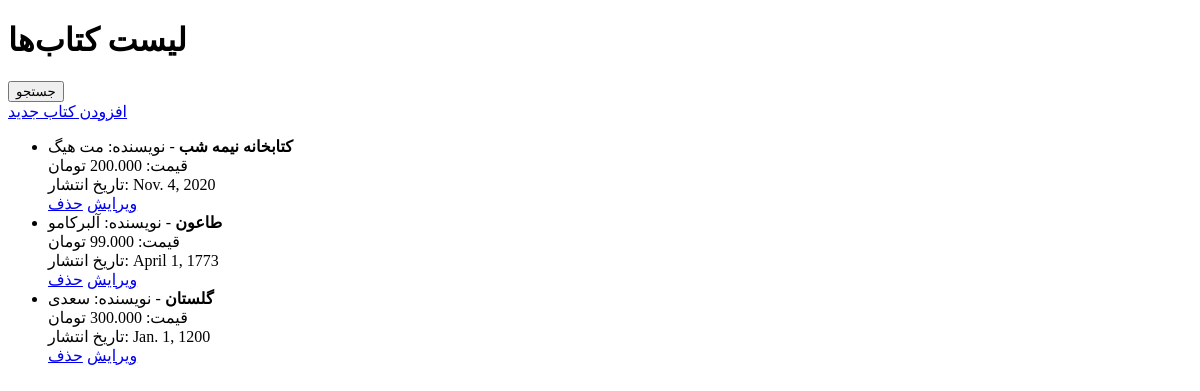
Before: / with the older database file.
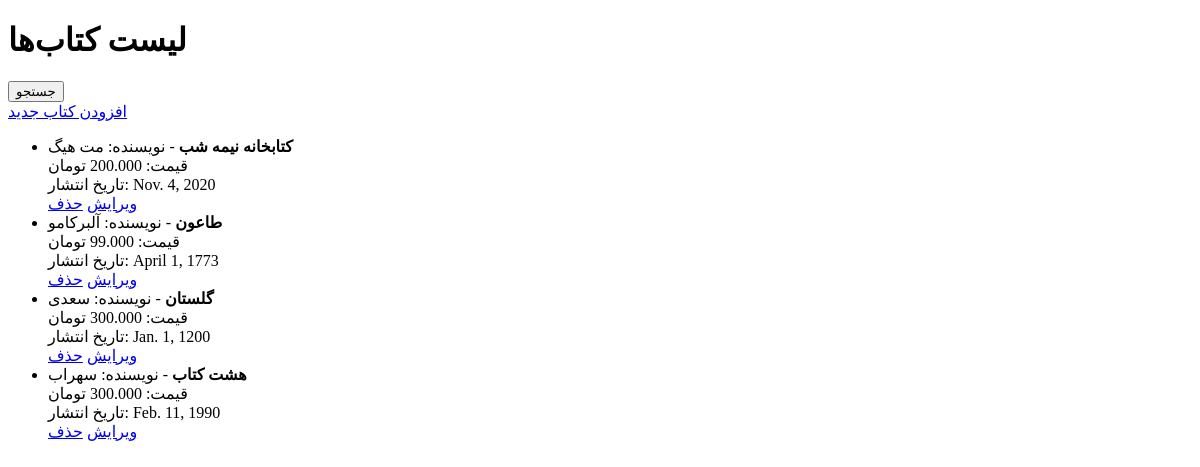
After: the same page with the newer database file.
### Library_management/models.py (models this page shows, shortened)
class Book(models.Model):
    title = models.CharField( max_length=250,blank=False,null=False)
    price = models.DecimalField(max_digits=10, decimal_places=3,blank=False,null=False)
    author = models.CharField("author name", max_length=100,blank=False,null=False)
    publicationdate = models.DateField()

### Library_management/views.py (the view)
# urls.py: path('',book_list,name='book_list'),
def book_list(request):
    books = Book.objects.all()
    return render(
        request,
        'book_list.html',
        {'books':books}
    )

### Library_management/templates/book_list.html (shortened to what this page needs)
<!DOCTYPE html>
<html lang="fa">
<head>
</head>
<body>
    <h1>لیست کتاب‌ها</h1>
    <form method="get" action="{% url 'search_book' %}">
        <button type="submit">جستجو</button>
    </form>
    <a href="{% url 'add_book' %}">افزودن کتاب جدید</a>
    <ul>
        {% for book in books %}
            <li>
                <strong>{{ book.title }}</strong> - نویسنده: {{ book.author }} <br>
                قیمت: {{ book.price }} تومان <br>
                تاریخ انتشار: {{ book.publicationdate }}
                <br>
                <a href="{% url 'edit_book' book.id %}">ویرایش</a>
                <a href="{% url 'delete_book' book.id %}">حذف</a>
            </li>
        {% empty %}
            <li>کتابی برای نمایش وجود ندارد.</li>
        {% endfor %}
    </ul>
</body>
</html>

Changed rows visible on the page:
added Book: title "هشت کتاب", author "سهراب", price "300.000", publicationdate "Feb. 11, 1990"
